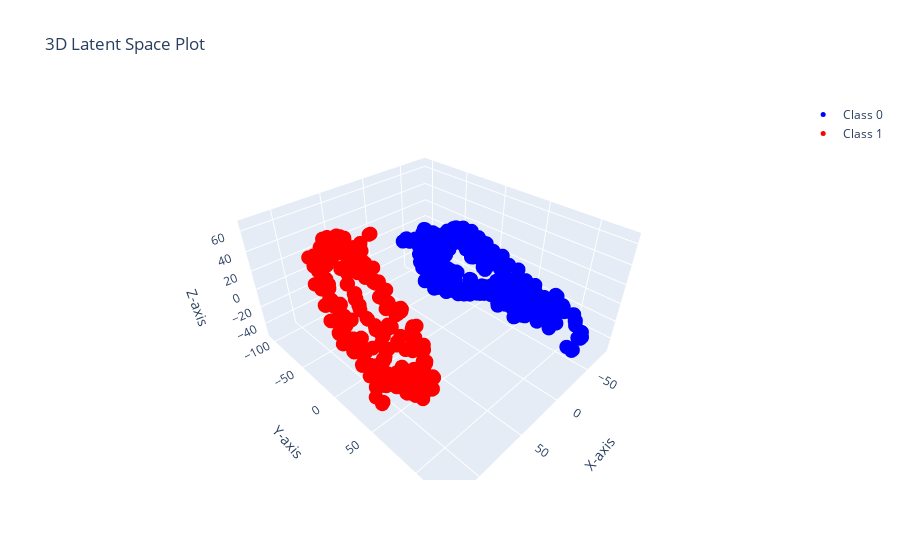

Notebook source saved alongside this figure:
### Code cell
# Assuming gpdm.get_X_for_class is your method to get the data
X0 = gpdm.get_X_for_class(0).detach().numpy()
X1 = gpdm.get_X_for_class(1).detach().numpy()

# Create the plot
fig = go.Figure()

# Add Class 0 data (in blue)
fig.add_trace(go.Scatter3d(
    x=X0[:, 0],
    y=X0[:, 1],
    z=X0[:, 2],
    mode='markers',
    marker=dict(size=5, color='blue'),
    name='Class 0'
))

# Add Class 1 data (in red)
fig.add_trace(go.Scatter3d(
    x=X1[:, 0],
    y=X1[:, 1],
    z=X1[:, 2],
    mode='markers',
    marker=dict(size=5, color='red'),
    name='Class 1'
))

# Update layout with axis labels and title
fig.update_layout(
    title="3D Latent Space Plot",
    scene=dict(
        xaxis_title="X-axis",
        yaxis_title="Y-axis",
        zaxis_title="Z-axis"
    )
)

# Show the interactive plot
fig.show()

### Figure 1 — Plotly figure (JSON) as saved in the notebook; plotly's stock layout.template omitted (floating-point values rounded to 4 significant figures; data arrays with more than 128 entries replaced by an {"elided": "..."} marker saying what was removed)
{"data": [{"marker": {"color": "blue", "size": 5}, "mode": "markers", "name": "Class 0", "type": "scatter3d", "x": {"elided": "849 float values"}, "y": {"elided": "849 float values"}, "z": {"elided": "849 float values"}}, {"marker": {"color": "red", "size": 5}, "mode": "markers", "name": "Class 1", "type": "scatter3d", "x": {"elided": "347 float values"}, "y": {"elided": "347 float values"}, "z": {"elided": "347 float values"}}], "layout": {"scene": {"xaxis": {"title": {"text": "X-axis"}}, "yaxis": {"title": {"text": "Y-axis"}}, "zaxis": {"title": {"text": "Z-axis"}}}, "title": {"text": "3D Latent Space Plot"}}}
